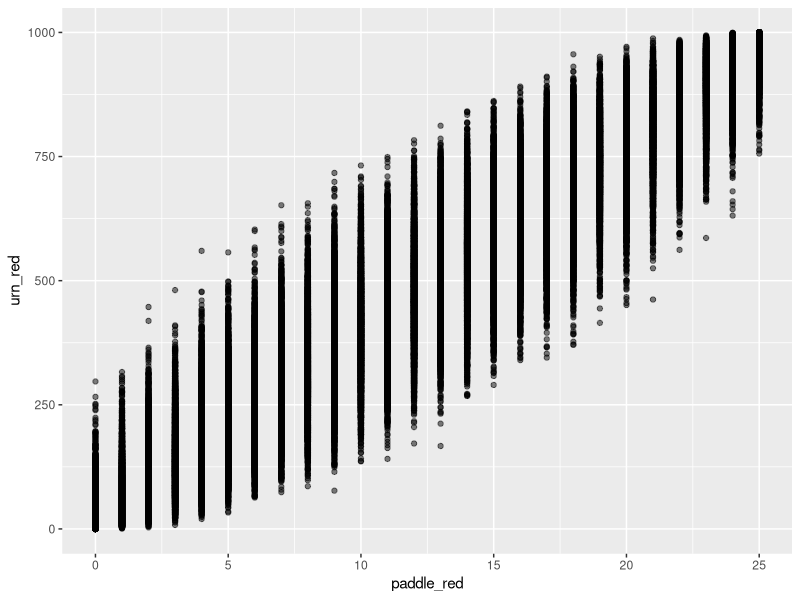

Recreate this plot in R. (Note: this script raises an error after producing the figure.)
## ---- chunk 1
knitr::opts_chunk$set(echo = FALSE)
library(tidyverse)

# Build an urn with 500 red beads, 490 blue beads, and 10 yellow beads. The urn
# should have two variables: ID and color. Mix up the beads in the urn randomly.
# That is, we don't want all the red beads to have ID 1 through 500 and so on.
# Sort the urn by ID.

beads <- c(rep("red", 500), rep("blue", 490), rep("yellow", 10))

urn <- tibble(ID = 1:1000,
              color = sample(beads))

# Using the book, where a very similar example is given, is highly recommended.
# But, this example is trickier than the book because you have to mix up the
# beads before you assign the `ID` values. If you don't tell sample() how many
# you want, it just gives you back everything, reordered. Try `sample(letters)`
# to see. (Note that `letters` is a built in object in R.)
              
## ---- chunk 2
tibble(urn_red = seq(100, 700, by = 100)) %>% 
  mutate(paddle_red = map(urn_red, ~ rbinom(n = 100, size = 25, prob = ./1000))) %>% 
  unnest(paddle_red) %>% 
  sample_n(10)
## ---- chunk 3
x <- tibble(urn_red = 0:1000) %>% 
  mutate(paddle_red = map(urn_red, ~ rbinom(n = 100, size = 25, prob = ./1000))) %>%
  unnest(paddle_red)

x %>%
  ggplot(aes(y = urn_red, x = paddle_red)) + geom_point(alpha = 0.5)
## ---- chunk 4
post <- x %>%
  mutate(new_reds = map(urn_red, ~ rbinom(n = 100, size = 20, prob = ./1000))) %>%
  unnest(new_reds) %>%
  mutate(res = ifelse(new_reds > 3, 1, 0), weighted_res = res*probs) %>%
  summarize(total_prob = sum(weighted_res))
## ---- chunk 5
probabilities2 <- tibble(urn_red = 0:1000) %>% 
  mutate(paddle_red = map(urn_red, ~ rbinom(n = 100, size = 20, prob = ./1000))) %>%
  unnest(paddle_red) %>%
  mutate(res = ifelse(paddle_red > 3, 1, 0)) %>%
  mutate(weighted_res = res*probs)

probabilities2
